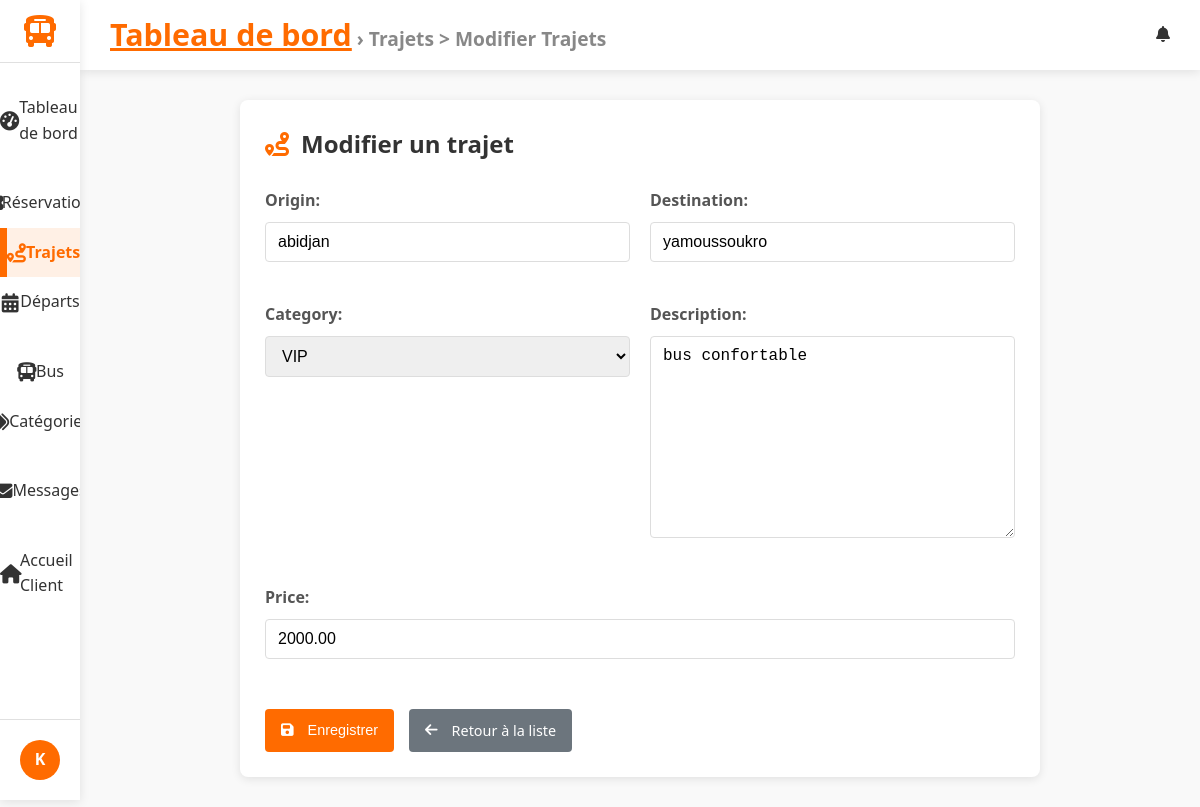
The page /dashboard/trips/1/edit/ (signed in) on the database its author committed.
### accounts/models.py (models this page shows, shortened)
class CustomUser(AbstractUser):
    """
    Modèle utilisateur personnalisé. Hérite de AbstractUser (nom d'utilisateur, email, etc.).
    Nous pourrions ajouter des champs ici (par ex. is_client), mais utilisons la version minimale.
    """

### trips/models.py (models this page shows, shortened)
class Trip(models.Model):
    origin = models.CharField(max_length=100)       # Ville de départ
    destination = models.CharField(max_length=100)  # Ville d'arrivée
    category = models.ForeignKey(Category, on_delete=models.CASCADE)
    description = models.TextField(blank=True)
    price = models.DecimalField(max_digits=10, decimal_places=2, default=0)  # Prix du trajet

### gareci_admin/views.py (the view)
# urls.py: path('trips/<int:pk>/edit/', TripUpdateView.as_view(), name='trip_edit'),
class TripUpdateView(StaffRequiredMixin,ActiveTabMixin, BreadcrumbMixin , UpdateView):
    model = Trip
    fields = ['origin', 'destination', 'category', 'description', 'price']
    template_name = 'dashboard/trip_form.html'
    active_tab_value ='trips'
    breadcrumb_title = 'Trajets > Modifier Trajets'
    success_url = reverse_lazy('dashboard:trip_list')

### gareci_admin/utils.py (called while the page is built)
    def test_func(self):
        return self.request.user.is_staff

    def get_context_data(self, **kwargs):
        context = super().get_context_data(**kwargs)
        if self.active_tab_value:
            context['active_tab'] = self.active_tab_value
        return context

    def get_context_data(self, **kwargs):
        context = super().get_context_data(**kwargs)
        if self.breadcrumb_title:
            context['breadcrumb_title'] = self.breadcrumb_title
        return context

### trips/models.py (called while the page is built)
    def __str__(self):
        return self.name

### gareci_admin/templates/dashboard/trip_form.html (shortened to what this page needs)
{% extends 'dashboard/dashboard_base.html' %}
{% block content %}
<div class="trip-form-container">
    <div class="trip-form-header">
        <i class="fas fa-route"></i>
        <h2>{% if form.instance.pk %}Modifier{% else %}Ajouter{% endif %} un trajet</h2>
    </div>
    <form method="post">
        <div class="form-row">
            {% for field in form %}
                {% if field.name != 'duration' %}
                <div class="form-group">
                    {{ field.label_tag }}
                    {{ field }}
                </div>
                {% endif %}
            {% endfor %}
        </div>
        <div class="form-actions">
            <button type="submit" class="btn btn-primary">
                <i class="fas fa-save"></i> Enregistrer
            </button>
            <a href="{% url 'dashboard:trip_list' %}" class="btn btn-secondary">
                <i class="fas fa-arrow-left"></i> Retour à la liste
            </a>
        </div>
    </form>
</div>
{% endblock %}

### gareci_admin/templates/dashboard/dashboard_base.html (shortened to what this page needs)
{% load static %}
<!DOCTYPE html>
<html lang="fr">
<head>
    <link rel="stylesheet" href="https://cdnjs.cloudflare.com/ajax/libs/font-awesome/6.4.0/css/all.min.css">
    <link rel="stylesheet" href="{% static 'css/gareci_admin/dashboards.css' %}">
    <link rel="stylesheet" href="{% static 'css/gareci_admin/reservation_list.css' %}">
    <link rel="stylesheet" href="{% static 'css/gareci_admin/reservation_form.css' %}">
    <link rel="stylesheet" href="{% static 'css/gareci_admin/reservation_confirm_delete.css' %}">
    <link rel="stylesheet" href="{% static 'css/gareci_admin/trip_form.css' %}">
    <link rel="stylesheet" href="{% static 'css/gareci_admin/trip_list.css' %}">
    <link rel="stylesheet" href="{% static 'css/gareci_admin/message_list.css' %}">
    <link rel="stylesheet" href="{% static 'css/gareci_admin/message_form.css' %}">
    <link rel="stylesheet" href="{% static 'css/gareci_admin/message_confirm_delete.css' %}">
    <link rel="stylesheet" href="{% static 'css/gareci_admin/departure_list_.css' %}">
    <link rel="stylesheet" href="{% static 'css/gareci_admin/departure_form.css' %}">
    <link rel="stylesheet" href="{% static 'css/gareci_admin/category_list.css' %}">
    <link rel="stylesheet" href="{% static 'css/gareci_admin/category_form.css' %}">
    <link rel="stylesheet" href="{% static 'css/gareci_admin/bus_list.css' %}">
    <link rel="stylesheet" href="{% static 'css/gareci_admin/bus_form.css' %}">
</head>
<body>
    <div class="dashboard-container">
        <aside class="sidebar">
            <div class="logo">
                <a href="{% url 'dashboard:index' %}">
                    <i class="fas fa-bus"></i>
                </a>
            </div>
            <nav class="sidebar-nav">
                <ul class="nav-list">
                    <li class="{% if active_tab == 'dashboard' %}active{% endif %}">
                        <a href="{% url 'dashboard:index' %}">
                            <i class="fas fa-tachometer-alt"></i> Tableau de bord
                        </a>
                    </li>
                    <li class="nav-section-header">
                    </li>
                    <li class="{% if active_tab == 'reservations' %}active{% endif %}">
                        <a href="{% url 'dashboard:reservation_list' %}">
                             Réservations
                        </a>
                    </li>
                    <li class="{% if active_tab == 'trips' %}active{% endif %}">
                        <a href="{% url 'dashboard:trip_list' %}">
                            <i class="fas fa-route"></i> Trajets
                        </a>
                    </li>
                    <li class="{% if active_tab == 'departures' %}active{% endif %}">
                        <a href="{% url 'dashboard:departure_list' %}">
                            <i class="fas fa-calendar-alt"></i> Départs
                        </a>
                    </li>
                    <li class="nav-section-header">
                    </li>
                    <li class="{% if active_tab == 'buses' %}active{% endif %}">
                        <a href="{% url 'dashboard:bus_list' %}">
                            <i class="fas fa-bus"></i> Bus
                        </a>
                    </li>
                    <li class="{% if active_tab == 'categories' %}active{% endif %}">
                        <a href="{% url 'dashboard:category_list' %}">
                            <i class="fas fa-tags"></i> Catégories
                        </a>
                    </li>
                    <li class="nav-section-header">
                    </li>
                    <li class="{% if active_tab == 'messages' %}active{% endif %}">
                        <a href="{% url 'dashboard:message_list' %}">
                            <i class="fas fa-envelope"></i> Messages
                        </a>
                    </li>
                    <li class="nav-section-header">
                    </li>
                    <li class="{% if active_tab == 'messages' %}active{% endif %}">
                        <a href="{% url 'trips:home' %}">
                            <i class="fas fa-home"></i>Accueil Client
                        </a>
                    </li>
                </ul>
            </nav>
            <div class="sidebar-footer">
                <div class="user-profile">
                    <div class="user-avatar">
                        {% if user.profile.image %}
                            <img src="{{ user.profile.image.url }}" alt="{{ user.username }}">
                        {% else %}
                            <div class="avatar-initials">
                                {{ user.username|slice:":1"|upper }}
                            </div>
                        {% endif %}
                    </div>
                </div>
            </div>
        </aside>
        <main class="main-content">
            <header class="content-header">
                <div class="header-left">
                    <div class="breadcrumbs">
                        {% block breadcrumbs %}
                        <a href="{% url 'dashboard:index' %}">Tableau de bord</a>
                        {% if breadcrumb_title %} &rsaquo; {{ breadcrumb_title }}{% endif %}
                        {% endblock %}
                    </div>
                </div>
                <div class="header-right">
                    {% block header_actions %}
                    <div class="notifications">
                        <i class="fas fa-bell"></i>
                    </div>
                    {% endblock %}
                </div>
            </header>
            <div class="content-wrapper">
                {% block content %}{% endblock %}
            </div>
        </main>
    </div>
</body>
</html>

### static/css/gareci_admin/dashboards.css (style rules this page uses)
:root { --primary: #FF6B00; --primary-dark: #E05D00; --secondary: #0056B3; --dark: #333333; --light: #F5F5F5; --gray: #888888; --light-gray: #E0E0E0; --sidebar-width: 280px; --sidebar-collapsed-width: 80px; --header-height: 70px; --blue: #4285F4; --green: #34A853; --orange: #FBBC05; --red: #EA4335; --border-radius: 8px; --box-shadow: 0 2px 10px rgba(0, 0, 0, 0.1); --transition: all 0.3s ease; }
* { margin: 0; padding: 0; box-sizing: border-box; }
body { font-family: 'Segoe UI', Tahoma, Geneva, Verdana, sans-serif; background-color: #f9f9f9; color: var(--dark); line-height: 1.6; }
.dashboard-container { display: flex; min-height: 100vh; }
.sidebar { width: var(--sidebar-width); background-color: white; box-shadow: var(--box-shadow); display: flex; flex-direction: column; transition: var(--transition); z-index: 100; height: 100vh; position: fixed; }
.logo { display: flex; align-items: center; padding: 20px; border-bottom: 1px solid var(--light-gray); }
.logo a { text-decoration:none ; display: flex; align-items: center; }
.logo i { font-size: 2rem; color: var(--primary); margin-right: 10px; }
.sidebar-nav { flex: 1; padding: 20px 0; overflow-y: auto; }
.nav-list { list-style: none; }
.nav-section-header { padding: 15px 20px 5px; font-size: 0.8rem; text-transform: uppercase; color: var(--gray); letter-spacing: 0.5px; }
.nav-list li a { display: flex; align-items: center; padding: 12px 20px; color: var(--dark); text-decoration: none; transition: var(--transition); }
.nav-list li a i { margin-right: 10px; width: 20px; text-align: center; }
.nav-list li.active a { background-color: rgba(255, 107, 0, 0.1); color: var(--primary); border-left: 3px solid var(--primary); }
li.active { background-color: var(--accent); font-weight: bold; border-left: 4px solid var(--primary); }
.sidebar-footer { padding: 20px; border-top: 1px solid var(--light-gray); }
.user-profile { display: flex; align-items: center; }
.user-avatar { margin-right: 12px; }
.avatar-initials { width: 40px; height: 40px; border-radius: 50%; background-color: var(--primary); color: white; display: flex; align-items: center; justify-content: center; font-weight: bold; }
.main-content { flex: 1; margin-left: var(--sidebar-width); transition: var(--transition); min-height: 100vh; display: flex; flex-direction: column; }
.content-header { display: flex; justify-content: space-between; align-items: center; padding: 0 30px; height: var(--header-height); background-color: white; box-shadow: var(--box-shadow); position: sticky; top: 0; z-index: 90; }
.header-left { display: flex; align-items: center; }
.breadcrumbs { font-size: 1.2rem; color: var(--gray); font-weight: bolder; }
.breadcrumbs a { color: var(--primary); font-size: 1.9rem; font-weight: bolder; }
.header-right { display: flex; align-items: center; gap: 20px; }
.notifications { position: relative; cursor: pointer; }
.content-wrapper { flex: 1; padding: 30px; background-color: #f9f9f9; }
.btn { display: inline-flex; align-items: center; justify-content: center; padding: 8px 16px; border-radius: var(--border-radius); font-weight: 500; cursor: pointer; transition: var(--transition); border: none; font-size: 0.9rem; }
.btn i { margin-right: 6px; }
.btn-primary { background-color: var(--primary); color: white; }
@media (max-width: 1200px) { .sidebar { width: var(--sidebar-collapsed-width); } }
@media (max-width: 1200px) { .logo { justify-content: center; padding: 15px 0; } }
@media (max-width: 1200px) { .logo i { margin-right: 0; } }
@media (max-width: 1200px) { .nav-list li a { justify-content: center; padding: 12px 0; } }
@media (max-width: 1200px) { .nav-list li a i { margin-right: 0; font-size: 1.2rem; } }
@media (max-width: 1200px) { .user-avatar { margin-right: 0; } }
@media (max-width: 1200px) { .main-content { margin-left: var(--sidebar-collapsed-width); } }

### static/css/gareci_admin/reservation_list.css (style rules this page uses)
.btn { display: inline-flex; align-items: center; justify-content: center; padding: 8px 12px; border-radius: 4px; font-weight: 500; text-decoration: none; font-size: 0.85rem; transition: all 0.3s; border: none; cursor: pointer; }

### static/css/gareci_admin/reservation_confirm_delete.css (style rules this page uses)
.btn { display: inline-flex; align-items: center; justify-content: center; padding: 10px 16px; border-radius: 4px; font-weight: 500; text-decoration: none; font-size: 0.9rem; transition: all 0.3s; border: none; cursor: pointer; gap: 8px; }
.btn-secondary { background-color: #6c757d; color: white; }
.form-actions { display: flex; gap: 15px; margin-top: 30px; flex-wrap: wrap; }

### rows shown on the page
CustomUser: username "K"
Trip: form "abidjan" "yamoussoukro" "VIP" "bus confortable" "2000.00"

### other values the page prints
{{ breadcrumb_title }} "Trajets > Modifier Trajets"
{{ field.label_tag }} "Origin:" "Destination:" "Category:" "Description:" "Price:"
